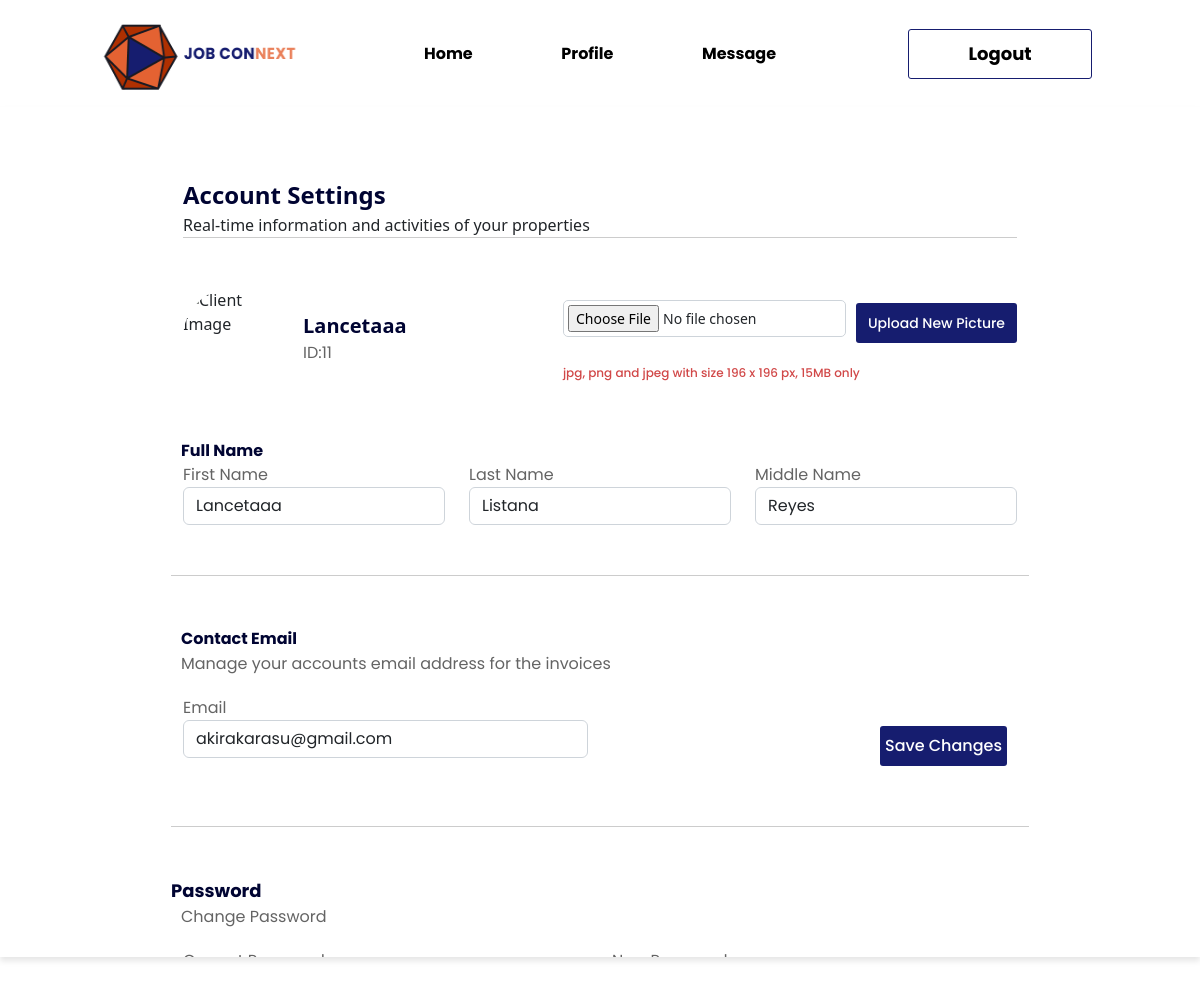
Page /ClientPortal/profile-settings.php (signed in) on the committed database.
### tables this page shows
CREATE TABLE `tbl_client_information` (
  `id` int(10) NOT NULL,
  `client_id` int(10) NOT NULL,
  `firstname` varchar(20) NOT NULL,
  `middlename` varchar(20) NOT NULL,
  `lastname` varchar(20) NOT NULL,
  `profile` blob DEFAULT NULL,
  `phone_no` varchar(20) NOT NULL,
  `bio` varchar(50) NOT NULL,
  `country` varchar(20) NOT NULL,
  `city` varchar(20) NOT NULL,
  `region` varchar(20) NOT NULL,
  `province` varchar(20) NOT NULL,
  `barangay` varchar(20) NOT NULL,
  `postal_code` varchar(20) NOT NULL
);

CREATE TABLE `tbl_client` (
  `client_id` int(10) NOT NULL,
  `username` varchar(20) NOT NULL,
  `email` varchar(255) NOT NULL,
  `hash_password` varchar(255) NOT NULL,
  `status` varchar(10) DEFAULT '1',
  `otp_verification` int(10) DEFAULT NULL,
  `Client_created_at` date NOT NULL DEFAULT current_timestamp()
);

### ClientPortal/profile-settings.php (the view, shortened to what this page needs)
<?php
include '../db_con/db_connection.php';
$client_id = $_SESSION['client_id'];
$sql_info = "SELECT firstname, middlename, lastname FROM tbl_client_information WHERE client_id = ?";
$stmt_info = $conn->prepare($sql_info);
$stmt_info->bind_param("i", $client_id);
$stmt_info->execute();
$result_info = $stmt_info->get_result();
$client_info = $result_info->fetch_assoc();
$sql_email = "SELECT email FROM tbl_client WHERE client_id = ?";
$stmt_email = $conn->prepare($sql_email);
$stmt_email->bind_param("i", $client_id);
$stmt_email->execute();
$result_email = $stmt_email->get_result();
$client_email = $result_email->fetch_assoc();
?>
<!DOCTYPE html>
<html lang="en">
<head>
    <link href="https://cdn.jsdelivr.net/npm/bootstrap@5.3.3/dist/css/bootstrap.min.css" rel="stylesheet"
>
    <link rel="stylesheet" href="../Assets/css/Client Css/profile-settings.css">
    <link rel="stylesheet" href="../Assets/css/style.css">
</head>
<body>
    <?php include "../ClientPortal/components/navbar.php" ?>
    <div class="container-fluid main-content">
        <div class="container-fluid full-content">
            <div class="container-fluid header-1">
                <div class="header1-content">
                    <span id="acc_sett">
                        Account Settings
                    </span>
                    <p>Real-time information and activities of your properties</p>
                </div>
            </div>
            <div class="container-fluid header-2">
                <div class="header-left">
                    <img src="scriptsfordb/client_image.php?client_id=<?php echo $client_id; ?>" alt="Client Image">
                    <div class="header-left-title">
                        <span id="uname"><?php echo isset($client_info['firstname']) ? htmlspecialchars($client_info['firstname']) : 'N/A'; ?></span>
                        <span id="id-num">ID:<?php echo htmlspecialchars($client_id); ?></span>
                    </div>
                </div>
                <div class="header-right">
                    <form action="../ClientPortal/scriptsfordb/ClientUploadImage.php" method="POST" enctype="multipart/form-data">
                        <div class="button-upload">
                            <div class="inline-upload">
                                <input type="file" name="image" accept="image/jpeg, image/png, image/jpg" required>
                                <button type="submit" id="save-btn" name="upload">Upload New Picture</button>
                            </div>
                            <div class="statement-down">
                                <span>jpg, png and jpeg with size 196 x 196 px, 15MB only</span>
                            </div>
                        </div>
                    </form>
                </div>
            </div>
            <form method="POST" action="">
                <div class="section-1">
                    <span>Full Name</span>
                </div>
                <div class="container-fluid name-reg">
                    <div class="row">
                        <div class="col">First Name
                            <input class="form-control" type="text" name="firstname" placeholder="" aria-label="default input example"
                                value="<?php echo isset($client_info['firstname']) ? htmlspecialchars($client_info['firstname']) : ''; ?>">
                        </div>
                        <div class="col">Last Name
                            <input class="form-control" type="text" name="lastname" placeholder="" aria-label="default input example"
                                value="<?php echo isset($client_info['lastname']) ? htmlspecialchars($client_info['lastname']) : ''; ?>">
                        </div>
                        <div class="col">Middle Name
                            <input class="form-control" type="text" name="middlename" placeholder="" aria-label="default input example"
                                value="<?php echo isset($client_info['middlename']) ? htmlspecialchars($client_info['middlename']) : ''; ?>">
                        </div>
                    </div>
                </div>
                <div class="section-2">
                    <span>Contact Email</span>
                </div>
                <div class="c-email">
                    <span>
                        Manage your accounts email address for the invoices
                    </span>
                    <div class="container-fluid email-reg">
                        <div class="row">
                            <div class="col">Email
                                <input class="form-control" type="email" name="email" placeholder="" aria-label="default input example"
                                    value="<?php echo isset($client_email['email']) ? htmlspecialchars($client_email['email']) : ''; ?>">
                            </div>
                            <div class="col">
                                <div class="button-email">
                                    <button type="submit" id="save-btn" name="save_profile" class="btn btn-primary">Save Changes</button>
                                </div>
                            </div>
                        </div>
                    </div>
                </div>
            </form>
            <form method="POST" action="">
                <div class="section-3">
                    <span>Password</span>
                </div>
                <div class="c-email">
                    <span>
                        Change Password
                    </span>
                    <div class="container-fluid pass-reg">
                        <div class="row">
                            <div class="col">
                                <label for="currentPassword" class="form-label">Current Password</label>
                            </div>
                            <div class="col">
                                <label for="newPassword" class="form-label">New Password</label>
                            </div>
                        </div>
                    </div>
                </div>
            </form>
        </div>
</body>
</html>

### Assets/css/Client Css/profile-settings.css (style rules this page uses)
:root { --darkblue : #161D6F; --darkorange : #E46232; }
body { overflow: hidden; }
.main-content { box-shadow: 0px 4px 6px rgba(0, 0, 0, 0.1); max-width: 1200px; max-height: 100%; }
.full-content { max-width: 75%; height: 850px; overflow-y: hidden; overflow-y: scroll; }
.header1-content { border-bottom: 1px solid; padding-top: 50px; margin-top: 20px; border-color: #CCCCCC; }
#acc_sett { font-size: 24px; font-family: system-ui, -apple-system, BlinkMacSystemFont, 'Segoe UI', Roboto, Oxygen, Ubuntu, Cantarell, 'Open Sans', 'Helvetica Neue', sans-serif; font-weight: bold; color: #000432; }
.header-2 { margin-top: 50px; display: flex; flex-direction: row; justify-content: space-between; }
.header-left { display: flex; flex-direction: row; }
.header-left img { border-radius: 50%; width: 100px; height: 100px; }
.header-left-title { display: flex; flex-direction: column; justify-content: center; padding-left: 20px; }
#uname { font-weight: bold; font-family: system-ui, -apple-system, BlinkMacSystemFont, 'Segoe UI', Roboto, Oxygen, Ubuntu, Cantarell, 'Open Sans', 'Helvetica Neue', sans-serif; font-size: 20px; color: #000432; }
#id-num { font-family: Poppins; font-size: 16px; color: #646464; }
.header-right { display: flex; flex-direction: row; align-items: center; }
.button-upload button { color: #646464; border: #d7d7d7 1px solid ; background-color: #F4F4F4; border-radius: 3px; height: 36px; font-family: poppins; font-weight: 500; }
.statement-down span { color: #D14848; font-weight: 500; font-size: 12px; font-family: poppins; }
.section-1 { margin-top: 50px; margin-left:10px ; }
.section-1 span { color: #000432; font-weight: bold; font-family: poppins; }
.name-reg .col { color: #646464; font-size: 16px; font-family: poppins; }
.name-reg { border-bottom: 1px solid ; color: #CCCCCC; padding-bottom: 50px; }
.section-2 { margin-top: 50px; margin-left:10px ; }
.section-2 span { color: #000432; font-weight: bold; font-family: poppins; }
.c-email span { color: #646464; font-family: poppins; font-size: 16px; margin-left: 10px; }
.email-reg .col { color: #646464; font-size: 16px; font-family: poppins; }
.email-reg { border-bottom: 1px solid ; color: #CCCCCC; padding-bottom: 50px; margin-top: 20px; }
.button-email { display: flex; justify-content: end; align-items: center; margin-top: 10px; padding: 10px; }
.button-email button { color: #646464; border: #d7d7d7 1px solid ; background-color: #F4F4F4; border-radius: 3px; height: 36px; font-family: poppins; font-weight: 500; }
.section-3 { margin-top: 50px; }
.section-3 span { color: #000432; font-weight: bold; font-size: 18px; font-family: poppins; }
.pass-reg .col { color: #646464; font-size: 16px; font-family: poppins; }
.pass-reg { color: #CCCCCC; padding-bottom: 50px; margin-top: 20px; }
.inline-upload { display: flex; align-items: center; gap: 10px; margin-bottom: 1rem; }
.inline-upload input[type="file"] { padding: 4px; font-size: 14px; }
.inline-upload button { padding: 6px 12px; font-size: 14px; cursor: pointer; }
#save-btn { height: 40px; margin-top: 10px; background-color: var(--darkblue); color: #fff; border: none; }

### Assets/css/style.css (style rules this page uses)
input, .btn { border: 1px solid gray; border-radius: 5px; padding: 5px; }
* { margin: 0px; padding: 0px; }
input { border-color: #ced4da !important; }
textarea, input, select:focus { outline: none !important; box-shadow: none !important; border-color: #ced4da !important; }
p, input, button { margin: 0px; }

### rows in the picture
tbl_client_information: firstname "Lancetaaa", lastname "Listana", middlename "Reyes"
tbl_client: email "akirakarasu@gmail.com"

### other values in the picture
$client_id "11"
